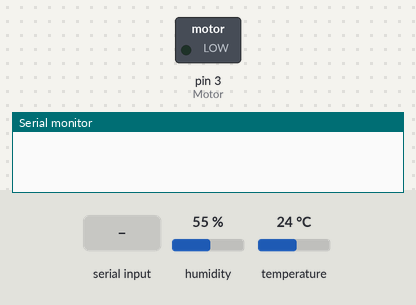
Simulated run of this sketch. Board: Arduino Uno, built with avr-gcc and run on an emulated ATmega328P. Parts: switched loads named in the sketch (green lamp = pin HIGH), the last lines printed to the serial monitor. Inputs (shaded band) come from the test bench; at power-on: humidity 55 %, temperature 24 °C.

Above: at 1.2 s.
1.3 s: "H" received over Serial
At 3.1 s:
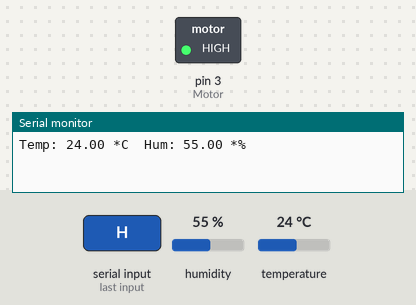
3.5 s: "L" received over Serial
At 4.3 s:
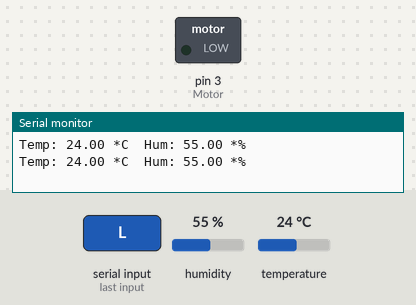
Timing chart, 0 to 6.5 s (numbered marks = the images above; inputs shaded):
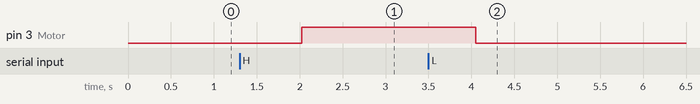

Measured:
- after the input at 1.3 s, pin 3 (Motor): LOW → HIGH after 0.72 s
- after the input at 3.5 s, pin 3 (Motor): HIGH → LOW after 0.55 s

The sketch:

Sensor_Temp_Hum.ino
```cpp
#include <DHT.h>

// Definimos el pin digital donde se conecta el sensor
#define DHTPIN 2
#define Motor 3
#define LED 13
// Dependiendo del tipo de sensor
#define DHTTYPE DHT11

// Inicializamos el sensor DHT11
DHT dht(DHTPIN, DHTTYPE);

void setup() {
  // Inicializamos comunicación serie
  Serial.begin(9600);
  pinMode(Motor, OUTPUT);
  // Comenzamos el sensor DHT
  dht.begin();
}

void loop() {

  // Verificar si hay datos disponibles desde la serial
  if (Serial.available()) {
     char comando = Serial.read();  // Leer el comando

     // Encender el LED si se recibe 'H'
     if (comando == 'H') {
        digitalWrite(Motor, HIGH);
     }

     // Apagar el LED si se recibe 'L'
     if (comando == 'L') {
        digitalWrite(Motor, LOW);
     }
  }

  // Esperamos 2 segundos entre medidas
  delay(2000);

  // Leemos la humedad relativa
  float h = dht.readHumidity();
  // Leemos la temperatura en grados centígrados (por defecto)
  float t = dht.readTemperature();

  if(t>30){
    digitalWrite(LED, HIGH);
  }

  // Comprobamos si ha habido algún error en la lectura
  if (isnan(h) || isnan(t) /*|| isnan(f)*/) {
    Serial.println("Error obteniendo los datos del sensor DHT11");
    return;
  }

  Serial.print("Temp: ");
  Serial.print(t);
  Serial.print(" *C\t");
  Serial.print("Hum: ");
  Serial.print(h);
  Serial.println(" *%");
}
```
